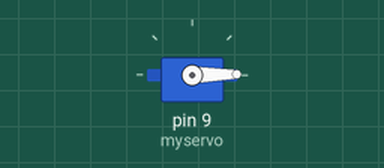
A sketch run on a simulated Arduino Uno, built with avr-gcc and run on an emulated ATmega328P. Shown: servo.

Above: at 0.05 s.
At 2.2 s:
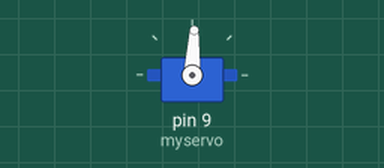
At 4.35 s:
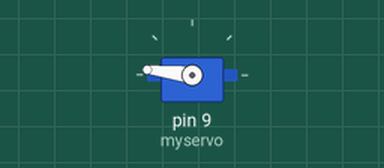
At 8.7 s:
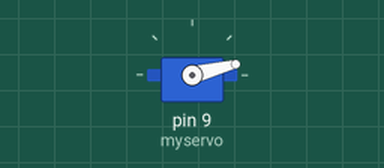
Timing chart, 0 to 11.7 s (numbered marks = the images above):
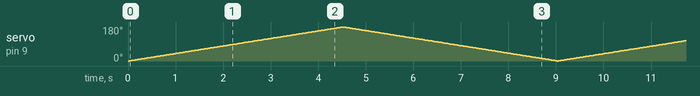

The sketch:

ServoMotor.ino
```cpp
#include <Servo.h>

Servo myservo;  // Crea una instancia para el control del servo

void setup() {
  myservo.attach(9);  // Configura el pin 9 para mandar la señal del servo
  myservo.write(0);   //El servo se movera a la posicion o grado 0
}

void loop() {
  for (int pos = 0; pos < 180; pos++) { // Ira de los 0 grados a los 180 grados en pasos de uno en uno
    myservo.write(pos);              // Le dira la posicion a ir al servomotor
    delay(25);                       // Espera de 25 ms para que el servo se posicione
  }
  for (int pos = 180; pos > 0; pos--) { // Ira de los 180 grados a los 0 grados en pasos de uno en uno
    myservo.write(pos);              // Le dira la posicion a ir al servomotor
    delay(25);                       // Espera de 25 ms para que el servo se posicione
  }
}
```
